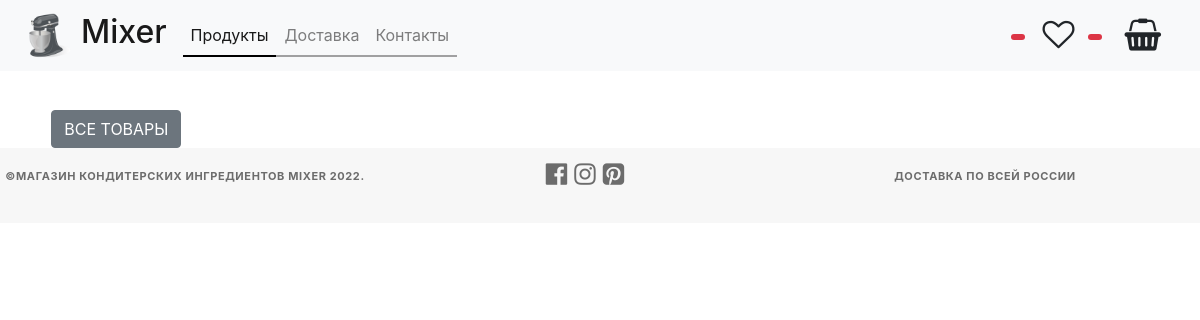
The app's page /catalog/, older data.
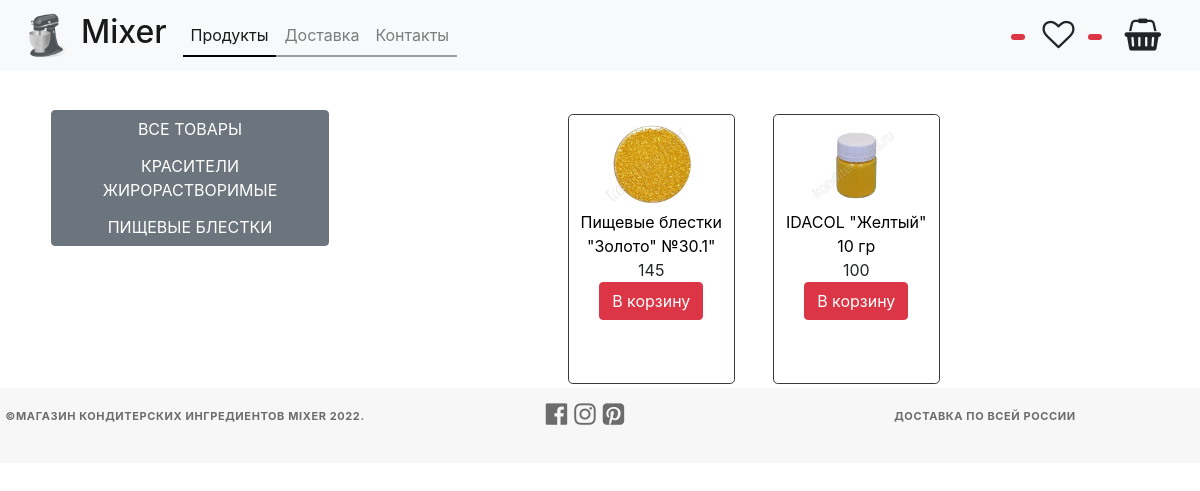
The same page, newer data.
### mainapp/models.py (models this page shows, shortened)
class ProductCategory(models.Model):
    name = models.CharField('имя категории', max_length=64)
    description = models.TextField('описание категории', blank=True)
    is_active = models.BooleanField(
        verbose_name='активна', default=True, db_index=True)

class Product(models.Model):
    category = models.ForeignKey(ProductCategory,
                                 on_delete=models.CASCADE,
                                 verbose_name='категория продукта')
    name = models.CharField('имя продукта', max_length=128)
    image = models.ImageField(upload_to='products_images', blank=True)
    short_desc = models.CharField(
        verbose_name='краткое описание продукта', max_length=64, blank=True)
    description = models.TextField(
        verbose_name='описание продукта', blank=True)
    price = models.DecimalField(
        verbose_name='цена продукта', max_digits=8, decimal_places=0, default=0)
    quantity = models.PositiveIntegerField(
        verbose_name='количество товара', default=0)
    is_active = models.BooleanField(
        verbose_name='активна', default=True, db_index=True)

### mainapp/views.py (the view)
# urls.py: path('catalog/', mainapp.catalog, name='catalog'),
def catalog(request):
    products = Product.objects.filter(is_active=True, category__is_active=True)
    context = {
        'page_title': 'каталог',
        'products_categories': get_links_menu(),
        'products': products,
    }
    return render(request, 'mainapp/catalog.html', context)

### mainapp/views.py (called while the page is built)
def get_links_menu():
    if LOW_CACHE:
        key = 'links_menu'
        links_menu = cache.get(key)
        if links_menu is None:
            links_menu = ProductCategory.objects.filter(is_active=True)
            cache.set(key, links_menu)
        return links_menu
    else:
        return ProductCategory.objects.filter(is_active=True)

### mainapp/templates/mainapp/catalog.html (shortened to what this page needs)
{% extends 'mainapp/base.html' %}
{% load static %}
{% block container %}
    <div class="row justify-content-center">
        <div class="col-lg-3 col-md categories-menu">
            {% include 'mainapp/includes/inc__products_categories.html' %}
        </div>
        <div class="col-lg-8 products">
            <div class="row justify-content-center">
                {% for product in products %}
                    <div class="col-lg-3 col-md-6 ">
                        <div class="product border border-dark rounded-lg m-1 p-1">
                            <a href="{% url 'mainapp:product' product.pk %}" class="linkBuyProduct"><img
                                    src="/media/{{ product.image }}" alt="{{ product.name }}">
                                <div class="nameOfProduct">{{ product.name }}
                                </div>
                            </a>
                            <div class="numprice">{{ product.price }}</div>
                            <a class="btn btn-danger" href="{% url 'basket:add_product' product.pk %}">В корзину</a>
                        </div>
                    </div>
                {% endfor %}
            </div>
        </div>
    </div>
{% endblock %}

### mainapp/templates/mainapp/base.html (shortened to what this page needs)
<!DOCTYPE html>
{% load static %}
<html lang="en">
<head>
    {% block css %}
        <link rel="stylesheet" type="text/css" href="{% static 'styles/css/bootstrap.min.css' %}">
        <link rel="stylesheet" type="text/css" href="{% static 'styles/css/style.css' %}">
        <link rel="stylesheet" href="{% static 'fonts/font-awesome/css/font-awesome.css' %}">
    {% endblock %}
</head>
<body>
<div class=".container">
    {% block header %}
        {% include 'mainapp/includes/inc__main_header.html' %}
    {% endblock %}
    {% block container %}
    {% endblock %}
{% block footer %}
    <div class="slider-footer">
        <div class="row footer justify-content-center">
            <div class="col-lg-4">
                <p class="copy">&copy;Магазин кондитерских ингредиентов MIXER {% now 'Y' %}.</p>
            </div>
            <div class="social_links col-lg-4">
                <a href="#" class="social_link"><i class="fa fa-facebook-official" aria-hidden="true"></i> </a><a
                    href="#"
                    class="social_link"><i
                    class="fa fa-instagram" aria-hidden="true"></i> </a><a href="#" class="social_link"><i
                    class="fa fa-pinterest-square" aria-hidden="true"></i></a>
            </div>
            <div class="col-lg-4">
                <p class="terms">Доставка по всей России</p>
            </div>
        </div>
    </div>
{% endblock %}
</body>
</html>

### mainapp/templates/mainapp/includes/inc__main_header.html (shortened to what this page needs)
{% load static %}
<header class="header ">
    <nav class="navbar navbar-expand-lg navbar-light bg-light">
        <a class="navbar-brand" href="{% url 'mainapp:index' %}">
            <img src="{% static 'img/logo.png' %}" class="logo d-inline-block align-top" alt="logo" loading="lazy"><span
                class="navbar-brand-name mb-0 h2">Mixer</span></a>
        <div class="collapse navbar-collapse" id="navbarTogglerDemo02">
            <ul class="navbar-nav mr-auto mt-2 mt-lg-0">
                <li class="nav-item active">
                    <a class=" nav-link " href="{% url 'mainapp:category_products' 0 %}">Продукты</a>
                </li>
                <li class="nav-item">
                    <a class="nav-link" href="#">Доставка <span class="sr-only">(current)</span></a>
                </li>
                <li class="nav-item">
                    <a class="nav-link" href="{% url 'mainapp:contacts' %}">Контакты</a>
                </li>
            </ul>
            <div class="heart">
                <span class="badge badge-pill badge-danger">
                </span>
                <a class="btn" href="#"><i class="fa fa-heart-o fa-2x" aria-hidden="true"></i></a>
            </div>
            <div class="basket">
                <span class="badge badge-pill badge-danger">
                </span>
                <a class="btn" href="#"><i class="fa-shopping-basket fa " aria-hidden="true"></i></a>
            </div>
        </div>
        </div>

### mainapp/templates/mainapp/includes/inc__products_categories.html
{% load static %}
<div class="products-categories btn-group-vertical" role="group" aria-label="Button group with nested dropdown">
    <button type="button" class="{% if request.resolver_match.kwargs.pk == '0' %} active {% endif %} btn btn-secondary">
        <a href="{% url 'mainapp:category_products' 0 %}">Все товары</a></button>
    {% for category in products_categories %}
        <a href="{% url 'mainapp:category_products' category.pk %}" type="button"
           class="{% if request.resolver_match.kwargs.pk|add:0 == category.pk %} active {% endif %} btn btn-secondary">{{ category.name }}</a>
    {% endfor %}
</div>

### static/styles/css/style.css (style rules this page uses)
.header { height: 75px; margin-bottom: 35px; }
.header nav { z-index: 2; }
.header .navbar-brand-name { margin-left: 10px; padding-top: 10px; }
.header img[alt='logo'] { margin-left: 10px; width: 45px; height: 45px; }
.header .nav-item { border-bottom: 2px solid #0000005b; }
.header .active { border-bottom: 2px solid #000; }
.header .fa-shopping-basket { margin-right: 10px; margin-left: 5px; font-size: 2em; }
* { margin: 0; padding: 0; }
.products-categories { float: left; }
.products-categories a { font-weight: 400; text-transform: uppercase; color: white; text-decoration: none; }
.product { text-align: center; height: 270px; }
.product .nameOfProduct { color: black; }
.product .linkBuyProduct { display: block; }
.product img { width: 70%; margin: 5px; }
.slider-footer { width: 100%; padding-top: 20px; height: 75px; background-color: #f7f7f7; margin: -75px auto 0; }
.slider-footer .footer { width: 100%; background-color: #f7f7f7; left: 40px; right: 40px; }
.slider-footer .copy { text-align: center; color: #6c6c6c; font-size: 11px; font-weight: 700; text-transform: uppercase; letter-spacing: 0.6px; margin-bottom: 0; margin-top: 0; }
.slider-footer .terms { text-align: center; color: #6c6c6c; font-size: 11px; font-weight: 700; text-transform: uppercase; letter-spacing: 0.6px; margin-bottom: 0; margin-top: 0; }
.slider-footer .social_links { text-align: center; margin-top: -12px; }
.slider-footer .social_link { text-decoration: none; color: #6c6c6c; font-size: 25px; }

Row changes from the older to the newer data that the page shows:
added ProductCategory: name "КРАСИТЕЛИ ЖИРОРАСТВОРИМЫЕ"
added ProductCategory: name "ПИЩЕВЫЕ БЛЕСТКИ"
added Product: image (picture), name "Пищевые блестки \"Золото\" №30.1\"", price "145"
added Product: image (picture), name "IDACOL \"Желтый\" 10 гр", price "100"
